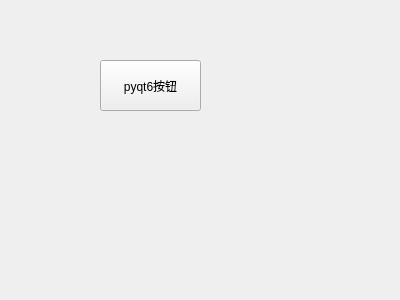
<?xml version="1.0" encoding="UTF-8"?>
<ui version="4.0">
 <class>Form</class>
 <widget class="QWidget" name="Form">
  <property name="geometry">
   <rect>
    <x>0</x>
    <y>0</y>
    <width>400</width>
    <height>300</height>
   </rect>
  </property>
  <property name="windowTitle">
   <string>Form</string>
  </property>
  <widget class="QPushButton" name="pushButton">
   <property name="geometry">
    <rect>
     <x>100</x>
     <y>60</y>
     <width>101</width>
     <height>51</height>
    </rect>
   </property>
   <property name="text">
    <string>pyqt6按钮</string>
   </property>
  </widget>
 </widget>
 <resources/>
 <connections/>
</ui>
